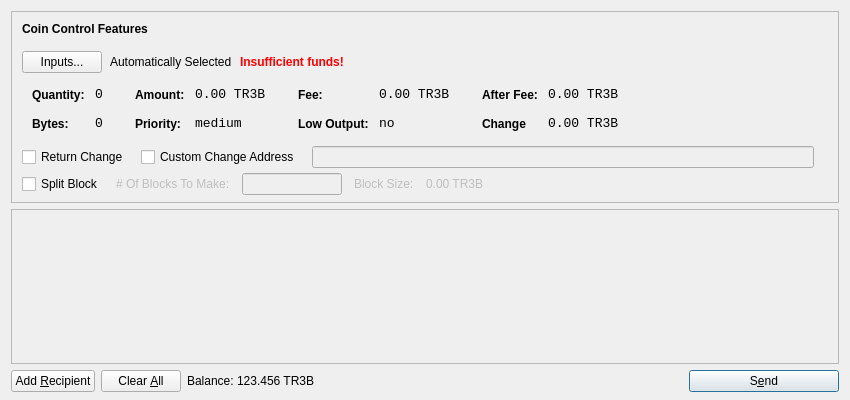
<?xml version="1.0" encoding="UTF-8"?>
<ui version="4.0">
 <class>SendCoinsDialog</class>
 <widget class="QDialog" name="SendCoinsDialog">
  <property name="geometry">
   <rect>
    <x>0</x>
    <y>0</y>
    <width>850</width>
    <height>400</height>
   </rect>
  </property>
  <property name="windowTitle">
   <string>Send Coins</string>
  </property>
  <layout class="QVBoxLayout" name="verticalLayout" stretch="0,1,0">
   <property name="bottomMargin">
    <number>8</number>
   </property>
   <item>
    <widget class="QFrame" name="frameCoinControl">
     <property name="sizePolicy">
      <sizepolicy hsizetype="Expanding" vsizetype="Expanding">
       <horstretch>0</horstretch>
       <verstretch>0</verstretch>
      </sizepolicy>
     </property>
     <property name="maximumSize">
      <size>
       <width>16777215</width>
       <height>16777215</height>
      </size>
     </property>
     <property name="frameShape">
      <enum>QFrame::StyledPanel</enum>
     </property>
     <property name="frameShadow">
      <enum>QFrame::Sunken</enum>
     </property>
     <layout class="QVBoxLayout" name="verticalLayoutCoinControl2">
      <property name="spacing">
       <number>6</number>
      </property>
      <property name="leftMargin">
       <number>0</number>
      </property>
      <property name="topMargin">
       <number>0</number>
      </property>
      <property name="rightMargin">
       <number>0</number>
      </property>
      <property name="bottomMargin">
       <number>6</number>
      </property>
      <item>
       <layout class="QVBoxLayout" name="verticalLayoutCoinControl" stretch="0,0,0,0,1">
        <property name="spacing">
         <number>0</number>
        </property>
        <property name="leftMargin">
         <number>10</number>
        </property>
        <property name="topMargin">
         <number>10</number>
        </property>
        <item>
         <layout class="QHBoxLayout" name="horizontalLayoutCoinControl1">
          <property name="bottomMargin">
           <number>15</number>
          </property>
          <item>
           <widget class="QLabel" name="labelCoinControlFeatures">
            <property name="sizePolicy">
             <sizepolicy hsizetype="Preferred" vsizetype="Maximum">
              <horstretch>0</horstretch>
              <verstretch>0</verstretch>
             </sizepolicy>
            </property>
            <property name="font">
             <font>
              <weight>75</weight>
              <bold>true</bold>
             </font>
            </property>
            <property name="styleSheet">
             <string notr="true">font-weight:bold;</string>
            </property>
            <property name="text">
             <string>Coin Control Features</string>
            </property>
           </widget>
          </item>
         </layout>
        </item>
        <item>
         <layout class="QHBoxLayout" name="horizontalLayoutCoinControl2" stretch="0,0,0,0">
          <property name="spacing">
           <number>8</number>
          </property>
          <property name="bottomMargin">
           <number>10</number>
          </property>
          <item>
           <widget class="QPushButton" name="pushButtonCoinControl">
            <property name="styleSheet">
             <string notr="true"/>
            </property>
            <property name="text">
             <string>Inputs...</string>
            </property>
           </widget>
          </item>
          <item>
           <widget class="QLabel" name="labelCoinControlAutomaticallySelected">
            <property name="text">
             <string>Automatically Selected</string>
            </property>
            <property name="margin">
             <number>5</number>
            </property>
           </widget>
          </item>
          <item>
           <widget class="QLabel" name="labelCoinControlInsuffFunds">
            <property name="font">
             <font>
              <weight>75</weight>
              <bold>true</bold>
             </font>
            </property>
            <property name="styleSheet">
             <string notr="true">color:red;font-weight:bold;</string>
            </property>
            <property name="text">
             <string>Insufficient funds!</string>
            </property>
            <property name="margin">
             <number>5</number>
            </property>
           </widget>
          </item>
          <item>
           <spacer name="horizontalSpacerCoinControl">
            <property name="orientation">
             <enum>Qt::Horizontal</enum>
            </property>
            <property name="sizeHint" stdset="0">
             <size>
              <width>40</width>
              <height>1</height>
             </size>
            </property>
           </spacer>
          </item>
         </layout>
        </item>
        <item>
         <widget class="QWidget" name="widgetCoinControl" native="true">
          <property name="sizePolicy">
           <sizepolicy hsizetype="Preferred" vsizetype="Preferred">
            <horstretch>0</horstretch>
            <verstretch>0</verstretch>
           </sizepolicy>
          </property>
          <property name="minimumSize">
           <size>
            <width>0</width>
            <height>0</height>
           </size>
          </property>
          <property name="styleSheet">
           <string notr="true"/>
          </property>
          <layout class="QHBoxLayout" name="horizontalLayoutCoinControl5">
           <property name="margin">
            <number>0</number>
           </property>
           <item>
            <layout class="QHBoxLayout" name="horizontalLayoutCoinControl3" stretch="0,0,0,1">
             <property name="spacing">
              <number>20</number>
             </property>
             <property name="topMargin">
              <number>0</number>
             </property>
             <property name="bottomMargin">
              <number>10</number>
             </property>
             <item>
              <layout class="QFormLayout" name="formLayoutCoinControl1">
               <property name="horizontalSpacing">
                <number>10</number>
               </property>
               <property name="verticalSpacing">
                <number>14</number>
               </property>
               <property name="leftMargin">
                <number>10</number>
               </property>
               <property name="topMargin">
                <number>4</number>
               </property>
               <property name="rightMargin">
                <number>6</number>
               </property>
               <item row="0" column="0">
                <widget class="QLabel" name="labelCoinControlQuantityText">
                 <property name="styleSheet">
                  <string notr="true">font-weight:bold;</string>
                 </property>
                 <property name="text">
                  <string>Quantity:</string>
                 </property>
                 <property name="margin">
                  <number>0</number>
                 </property>
                </widget>
               </item>
               <item row="0" column="1">
                <widget class="QLabel" name="labelCoinControlQuantity">
                 <property name="font">
                  <font>
                   <family>Monospace</family>
                   <pointsize>10</pointsize>
                  </font>
                 </property>
                 <property name="cursor">
                  <cursorShape>IBeamCursor</cursorShape>
                 </property>
                 <property name="contextMenuPolicy">
                  <enum>Qt::ActionsContextMenu</enum>
                 </property>
                 <property name="text">
                  <string>0</string>
                 </property>
                 <property name="margin">
                  <number>0</number>
                 </property>
                 <property name="textInteractionFlags">
                  <set>Qt::LinksAccessibleByMouse|Qt::TextSelectableByKeyboard|Qt::TextSelectableByMouse</set>
                 </property>
                </widget>
               </item>
               <item row="1" column="0">
                <widget class="QLabel" name="labelCoinControlBytesText">
                 <property name="styleSheet">
                  <string notr="true">font-weight:bold;</string>
                 </property>
                 <property name="text">
                  <string>Bytes:</string>
                 </property>
                </widget>
               </item>
               <item row="1" column="1">
                <widget class="QLabel" name="labelCoinControlBytes">
                 <property name="font">
                  <font>
                   <family>Monospace</family>
                   <pointsize>10</pointsize>
                  </font>
                 </property>
                 <property name="cursor">
                  <cursorShape>IBeamCursor</cursorShape>
                 </property>
                 <property name="contextMenuPolicy">
                  <enum>Qt::ActionsContextMenu</enum>
                 </property>
                 <property name="text">
                  <string>0</string>
                 </property>
                 <property name="textInteractionFlags">
                  <set>Qt::LinksAccessibleByMouse|Qt::TextSelectableByKeyboard|Qt::TextSelectableByMouse</set>
                 </property>
                </widget>
               </item>
              </layout>
             </item>
             <item>
              <layout class="QFormLayout" name="formLayoutCoinControl2">
               <property name="horizontalSpacing">
                <number>10</number>
               </property>
               <property name="verticalSpacing">
                <number>14</number>
               </property>
               <property name="leftMargin">
                <number>6</number>
               </property>
               <property name="topMargin">
                <number>4</number>
               </property>
               <property name="rightMargin">
                <number>6</number>
               </property>
               <item row="0" column="0">
                <widget class="QLabel" name="labelCoinControlAmountText">
                 <property name="styleSheet">
                  <string notr="true">font-weight:bold;</string>
                 </property>
                 <property name="text">
                  <string>Amount:</string>
                 </property>
                 <property name="margin">
                  <number>0</number>
                 </property>
                </widget>
               </item>
               <item row="0" column="1">
                <widget class="QLabel" name="labelCoinControlAmount">
                 <property name="font">
                  <font>
                   <family>Monospace</family>
                   <pointsize>10</pointsize>
                  </font>
                 </property>
                 <property name="cursor">
                  <cursorShape>IBeamCursor</cursorShape>
                 </property>
                 <property name="contextMenuPolicy">
                  <enum>Qt::ActionsContextMenu</enum>
                 </property>
                 <property name="text">
                  <string>0.00 TR3B</string>
                 </property>
                 <property name="textInteractionFlags">
                  <set>Qt::LinksAccessibleByMouse|Qt::TextSelectableByKeyboard|Qt::TextSelectableByMouse</set>
                 </property>
                </widget>
               </item>
               <item row="1" column="0">
                <widget class="QLabel" name="labelCoinControlPriorityText">
                 <property name="styleSheet">
                  <string notr="true">font-weight:bold;</string>
                 </property>
                 <property name="text">
                  <string>Priority:</string>
                 </property>
                </widget>
               </item>
               <item row="1" column="1">
                <widget class="QLabel" name="labelCoinControlPriority">
                 <property name="font">
                  <font>
                   <family>Monospace</family>
                   <pointsize>10</pointsize>
                  </font>
                 </property>
                 <property name="cursor">
                  <cursorShape>IBeamCursor</cursorShape>
                 </property>
                 <property name="contextMenuPolicy">
                  <enum>Qt::ActionsContextMenu</enum>
                 </property>
                 <property name="text">
                  <string>medium</string>
                 </property>
                 <property name="textInteractionFlags">
                  <set>Qt::LinksAccessibleByMouse|Qt::TextSelectableByKeyboard|Qt::TextSelectableByMouse</set>
                 </property>
                </widget>
               </item>
              </layout>
             </item>
             <item>
              <layout class="QFormLayout" name="formLayoutCoinControl3">
               <property name="horizontalSpacing">
                <number>10</number>
               </property>
               <property name="verticalSpacing">
                <number>14</number>
               </property>
               <property name="leftMargin">
                <number>6</number>
               </property>
               <property name="topMargin">
                <number>4</number>
               </property>
               <property name="rightMargin">
                <number>6</number>
               </property>
               <item row="0" column="0">
                <widget class="QLabel" name="labelCoinControlFeeText">
                 <property name="styleSheet">
                  <string notr="true">font-weight:bold;</string>
                 </property>
                 <property name="text">
                  <string>Fee:</string>
                 </property>
                 <property name="margin">
                  <number>0</number>
                 </property>
                </widget>
               </item>
               <item row="0" column="1">
                <widget class="QLabel" name="labelCoinControlFee">
                 <property name="font">
                  <font>
                   <family>Monospace</family>
                   <pointsize>10</pointsize>
                  </font>
                 </property>
                 <property name="cursor">
                  <cursorShape>IBeamCursor</cursorShape>
                 </property>
                 <property name="contextMenuPolicy">
                  <enum>Qt::ActionsContextMenu</enum>
                 </property>
                 <property name="text">
                  <string>0.00 TR3B</string>
                 </property>
                 <property name="textInteractionFlags">
                  <set>Qt::LinksAccessibleByMouse|Qt::TextSelectableByKeyboard|Qt::TextSelectableByMouse</set>
                 </property>
                </widget>
               </item>
               <item row="1" column="0">
                <widget class="QLabel" name="labelCoinControlLowOutputText">
                 <property name="styleSheet">
                  <string notr="true">font-weight:bold;</string>
                 </property>
                 <property name="text">
                  <string>Low Output:</string>
                 </property>
                </widget>
               </item>
               <item row="1" column="1">
                <widget class="QLabel" name="labelCoinControlLowOutput">
                 <property name="font">
                  <font>
                   <family>Monospace</family>
                   <pointsize>10</pointsize>
                  </font>
                 </property>
                 <property name="cursor">
                  <cursorShape>IBeamCursor</cursorShape>
                 </property>
                 <property name="contextMenuPolicy">
                  <enum>Qt::ActionsContextMenu</enum>
                 </property>
                 <property name="text">
                  <string>no</string>
                 </property>
                 <property name="textInteractionFlags">
                  <set>Qt::LinksAccessibleByMouse|Qt::TextSelectableByKeyboard|Qt::TextSelectableByMouse</set>
                 </property>
                </widget>
               </item>
              </layout>
             </item>
             <item>
              <layout class="QFormLayout" name="formLayoutCoinControl4">
               <property name="fieldGrowthPolicy"> 
                 <enum>QFormLayout::AllNonFixedFieldsGrow</enum> 
                </property>			  
               <property name="horizontalSpacing">
                <number>10</number>
               </property>
               <property name="verticalSpacing">
                <number>14</number>
               </property>
               <property name="leftMargin">
                <number>6</number>
               </property>
               <property name="topMargin">
                <number>4</number>
               </property>
               <property name="rightMargin">
                <number>6</number>
               </property>
               <item row="0" column="0">
                <widget class="QLabel" name="labelCoinControlAfterFeeText">
                 <property name="styleSheet">
                  <string notr="true">font-weight:bold;</string>
                 </property>
                 <property name="text">
                  <string>After Fee:</string>
                 </property>
                 <property name="margin">
                  <number>0</number>
                 </property>
                </widget>
               </item>
               <item row="0" column="1">
                <widget class="QLabel" name="labelCoinControlAfterFee">
                 <property name="font">
                  <font>
                   <family>Monospace</family>
                   <pointsize>10</pointsize>
                  </font>
                 </property>
                 <property name="cursor">
                  <cursorShape>IBeamCursor</cursorShape>
                 </property>
                 <property name="contextMenuPolicy">
                  <enum>Qt::ActionsContextMenu</enum>
                 </property>
                 <property name="text">
                  <string>0.00 TR3B</string>
                 </property>
                 <property name="textInteractionFlags">
                  <set>Qt::LinksAccessibleByMouse|Qt::TextSelectableByKeyboard|Qt::TextSelectableByMouse</set>
                 </property>
                </widget>
               </item>
               <item row="1" column="0">
                <widget class="QLabel" name="labelCoinControlChangeText">
                 <property name="styleSheet">
                  <string notr="true">font-weight:bold;</string>
                 </property>
                 <property name="text">
                  <string>Change</string>
                 </property>
                </widget>
               </item>
               <item row="1" column="1">
                <widget class="QLabel" name="labelCoinControlChange">
                 <property name="font">
                  <font>
                   <family>Monospace</family>
                   <pointsize>10</pointsize>
                  </font>
                 </property>
                 <property name="cursor">
                  <cursorShape>IBeamCursor</cursorShape>
                 </property>
                 <property name="contextMenuPolicy">
                  <enum>Qt::ActionsContextMenu</enum>
                 </property>
                 <property name="text">
                  <string>0.00 TR3B</string>
                 </property>
                 <property name="textInteractionFlags">
                  <set>Qt::LinksAccessibleByMouse|Qt::TextSelectableByKeyboard|Qt::TextSelectableByMouse</set>
                 </property>
                </widget>
               </item>
              </layout>
             </item>
            </layout>
           </item>
          </layout>
         </widget>
        </item>
        <item>
        <layout class="QHBoxLayout" name="horizontalLayoutCoinControl4" stretch="0,0,0,0">
          <property name="spacing">
           <number>12</number>
          </property>
          <property name="sizeConstraint">
           <enum>QLayout::SetDefaultConstraint</enum>
          </property>
          <property name="topMargin">
           <number>5</number>
          </property>
          <property name="rightMargin">
           <number>5</number>
          </property>
          <item>
		  <widget class="QCheckBox" name="returnChangeCheckBox">
 		  <property name="text">
 		  <string>Return Change</string>
 		  </property>
		  </widget>
 		  </item>
 		  <item>		  
           <widget class="QCheckBox" name="checkBoxCoinControlChange">
            <property name="text">
             <string>Custom Change Address</string>
            </property>
           </widget>
          </item>
          <item>
           <widget class="QLineEdit" name="lineEditCoinControlChange">
            <property name="enabled">
             <bool>false</bool>
            </property>
            <property name="sizePolicy">
             <sizepolicy hsizetype="Expanding" vsizetype="Fixed">
              <horstretch>0</horstretch>
              <verstretch>0</verstretch>
             </sizepolicy>
            </property>
           </widget>
          </item>
          <item>
           <widget class="QLabel" name="labelCoinControlChangeLabel">
            <property name="sizePolicy">
             <sizepolicy hsizetype="Preferred" vsizetype="Expanding">
              <horstretch>0</horstretch>
              <verstretch>0</verstretch>
             </sizepolicy>
            </property>
            <property name="minimumSize">
             <size>
              <width>0</width>
              <height>0</height>
             </size>
            </property>
            <property name="text">
             <string/>
            </property>
            <property name="margin">
             <number>3</number>
            </property>
           </widget>
          </item>
         </layout>
        </item>
        <item>
         <layout class="QHBoxLayout" name="horizontalLayoutCoinControl4a" stretch="0,0,0,0">
           <property name="alignment" >
          <set>Qt::AlignLeft</set>
           </property>
           <property name="spacing">
            <number>12</number>
           </property>
           <property name="sizeConstraint">
            <enum>QLayout::SetDefaultConstraint</enum>
           </property>
           <property name="topMargin">
            <number>5</number>
           </property>
           <property name="rightMargin">
            <number>5</number>
           </property>
            <item> 
            <widget class="QCheckBox" name="splitBlockCheckBox"> 
             <property name="text"> 
              <string>Split Block</string> 
             </property> 
            </widget> 
           </item> 
           <item> 
            <widget class="QLabel" name="labelBlocksToMakeText"> 
             <property name="enabled"> 
              <bool>false</bool> 
             </property> 
             <property name="text"> 
              <string># Of Blocks To Make:</string> 
             </property> 
            </widget> 
           </item>
           <item> 
            <widget class="QLineEdit" name="splitBlockLineEdit"> 
             <property name="enabled"> 
              <bool>false</bool> 
             </property> 
             <property name="sizePolicy"> 
              <sizepolicy hsizetype="Fixed" vsizetype="Fixed"> 
               <horstretch>0</horstretch> 
               <verstretch>0</verstretch> 
              </sizepolicy> 
             </property> 
             <property name="maximumSize"> 
              <size> 
               <width>100</width> 
               <height>16777215</height> 
              </size> 
             </property> 
            </widget> 
           </item> 
           <item> 
            <widget class="QLabel" name="labelBlockSizeText"> 
             <property name="enabled"> 
              <bool>false</bool> 
             </property> 
             <property name="text"> 
              <string>Block Size:</string> 
             </property> 
            </widget> 
           </item> 
           <item> 
            <widget class="QLabel" name="labelBlockSize"> 
             <property name="enabled"> 
              <bool>false</bool> 
             </property> 
             <property name="text"> 
              <string>0.00 TR3B</string> 
             </property>
            </widget> 
            </item>
          </layout>
         </item>
         <item>		
         <spacer name="verticalSpacerCoinControl">
          <property name="orientation">
           <enum>Qt::Vertical</enum>
          </property>
          <property name="sizeHint" stdset="0">
           <size>
            <width>800</width>
            <height>1</height>
           </size>
          </property>
         </spacer>
        </item>
       </layout>
      </item>
     </layout>
    </widget>
   </item>
   <item>
    <widget class="QScrollArea" name="scrollArea">
     <property name="widgetResizable">
      <bool>true</bool>
     </property>
     <widget class="QWidget" name="scrollAreaWidgetContents">
      <property name="geometry">
       <rect>
        <x>0</x>
        <y>0</y>
        <width>830</width>
        <height>172</height>
       </rect>
      </property>
      <layout class="QVBoxLayout" name="verticalLayout_2">
       <property name="margin">
        <number>0</number>
       </property>
       <item>
        <layout class="QVBoxLayout" name="entries">
         <property name="spacing">
          <number>6</number>
         </property>
        </layout>
       </item>
       <item>
        <spacer name="verticalSpacer">
         <property name="orientation">
          <enum>Qt::Vertical</enum>
         </property>
         <property name="sizeHint" stdset="0">
          <size>
           <width>20</width>
           <height>40</height>
          </size>
         </property>
        </spacer>
       </item>
      </layout>
     </widget>
    </widget>
   </item>
   <item>
    <layout class="QHBoxLayout" name="horizontalLayout">
     <item>
      <widget class="QPushButton" name="addButton">
       <property name="toolTip">
        <string>Send to multiple recipients at once</string>
       </property>
       <property name="text">
        <string>Add &amp;Recipient</string>
       </property>
       <property name="icon">
        <iconset resource="../bitcoin.qrc">
         <normaloff>:/icons/add</normaloff>:/icons/add</iconset>
       </property>
       <property name="autoDefault">
        <bool>false</bool>
       </property>
      </widget>
     </item>
     <item>
      <widget class="QPushButton" name="clearButton">
       <property name="sizePolicy">
        <sizepolicy hsizetype="Minimum" vsizetype="Fixed">
         <horstretch>0</horstretch>
         <verstretch>0</verstretch>
        </sizepolicy>
       </property>
       <property name="toolTip">
        <string>Remove all transaction fields</string>
       </property>
       <property name="text">
        <string>Clear &amp;All</string>
       </property>
       <property name="icon">
        <iconset resource="../bitcoin.qrc">
         <normaloff>:/icons/remove</normaloff>:/icons/remove</iconset>
       </property>
       <property name="autoRepeatDelay">
        <number>300</number>
       </property>
       <property name="autoDefault">
        <bool>false</bool>
       </property>
      </widget>
     </item>
     <item>
      <layout class="QHBoxLayout" name="horizontalLayout_2">
       <property name="spacing">
        <number>3</number>
       </property>
       <item>
        <widget class="QLabel" name="label">
         <property name="sizePolicy">
          <sizepolicy hsizetype="Preferred" vsizetype="Fixed">
           <horstretch>0</horstretch>
           <verstretch>0</verstretch>
          </sizepolicy>
         </property>
         <property name="text">
          <string>Balance:</string>
         </property>
        </widget>
       </item>
       <item>
        <widget class="QLabel" name="labelBalance">
         <property name="sizePolicy">
          <sizepolicy hsizetype="Preferred" vsizetype="Fixed">
           <horstretch>0</horstretch>
           <verstretch>0</verstretch>
          </sizepolicy>
         </property>
         <property name="cursor">
          <cursorShape>IBeamCursor</cursorShape>
         </property>
         <property name="text">
          <string>123.456 TR3B</string>
         </property>
         <property name="textInteractionFlags">
          <set>Qt::LinksAccessibleByMouse|Qt::TextSelectableByKeyboard|Qt::TextSelectableByMouse</set>
         </property>
        </widget>
       </item>
      </layout>
     </item>
     <item>
      <spacer name="horizontalSpacer">
       <property name="orientation">
        <enum>Qt::Horizontal</enum>
       </property>
       <property name="sizeHint" stdset="0">
        <size>
         <width>40</width>
         <height>20</height>
        </size>
       </property>
      </spacer>
     </item>
     <item>
      <widget class="QPushButton" name="sendButton">
       <property name="minimumSize">
        <size>
         <width>150</width>
         <height>0</height>
        </size>
       </property>
       <property name="toolTip">
        <string>Confirm the send action</string>
       </property>
       <property name="text">
        <string>S&amp;end</string>
       </property>
       <property name="icon">
        <iconset resource="../bitcoin.qrc">
         <normaloff>:/icons/send</normaloff>:/icons/send</iconset>
       </property>
       <property name="default">
        <bool>true</bool>
       </property>
      </widget>
     </item>
    </layout>
   </item>
  </layout>
 </widget>
 <resources>
  <include location="../bitcoin.qrc"/>
 </resources>
 <connections/>
</ui>
